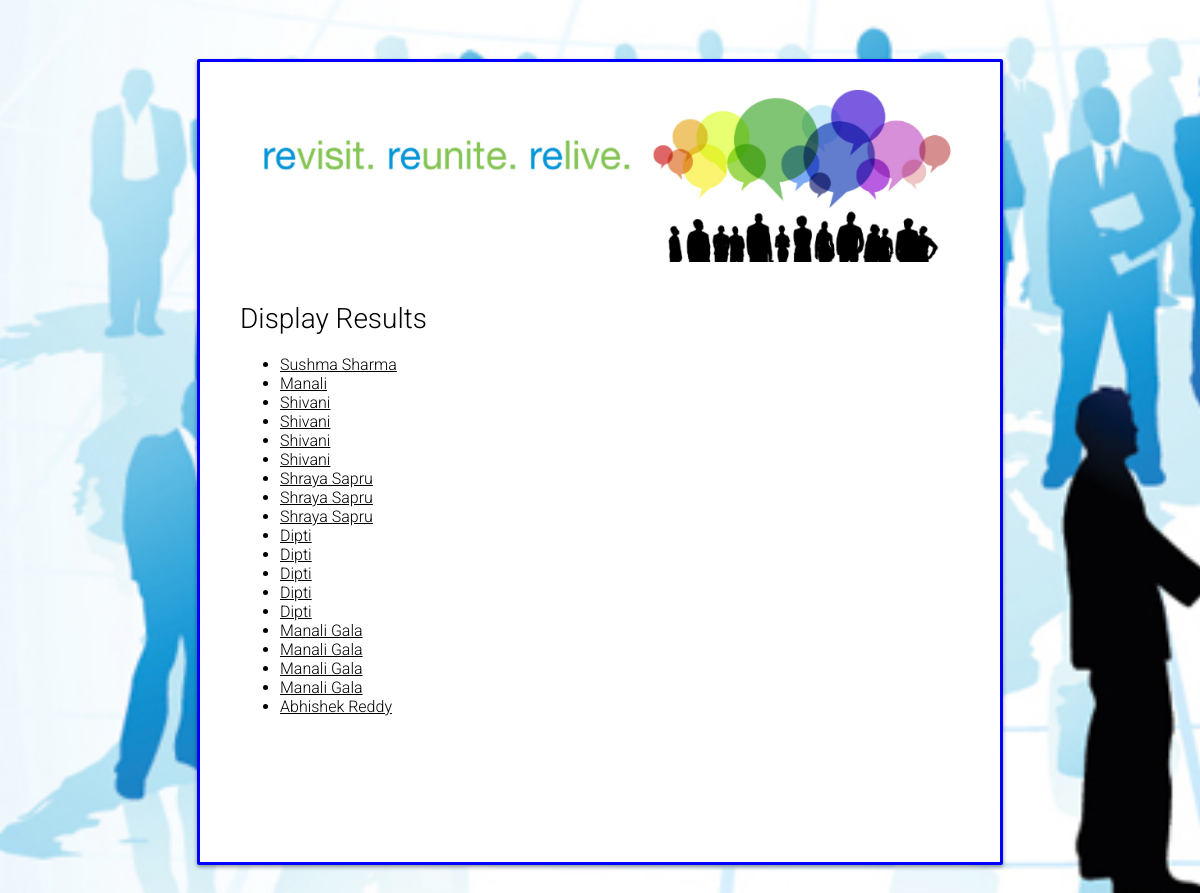
/alumni_tracker/search/display/, run on an earlier commit of the app's database.
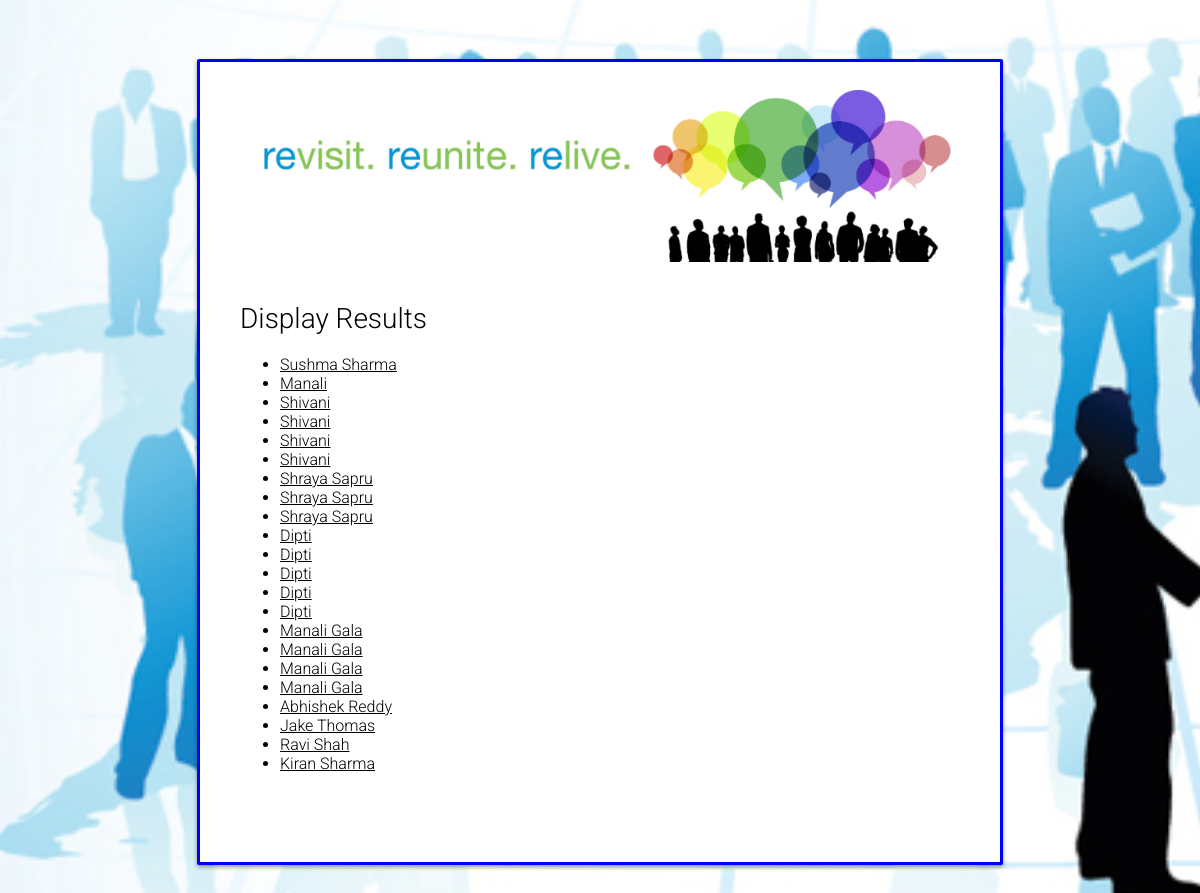
And on a later commit of the database.
### alumni_tracker/models.py (models this page shows, shortened)
class Alumnus(models.Model):
	alumni_name = models.CharField(max_length=100)
	roll_no = models.CharField(max_length=7,primary_key=True)
	present_city = models.ForeignKey(Location,on_delete=models.SET_NULL,null=True)
	email_id = models.CharField(max_length=20,null=True)
	dept_code = models.ForeignKey(Department,on_delete=models.SET_NULL,null=True)
	grad_year = models.IntegerField()
	cgpa = models.IntegerField()
	github = models.CharField(max_length=30)
	linkedin = models.CharField(max_length=30)

### alumni_tracker/views.py (the view)
# urls.py: url(r'^search/display/(?P<pk>[0-9]+[A-Z]+[0-9]+)/$', views.details, name='details'),
def display(request):
	alumni_results = Alumnus.objects.all()
	query = request.GET.get("name")
	query1= request.GET.get("grad_year")
	query2= request.GET.get("present_city")
	query3= request.GET.get("dept_code")
	flag=1
	if query:
		alumni_results = alumni_results.filter(
			Q(alumni_name__icontains=query)
		).distinct()
	if query1:
		alumni_results = alumni_results.filter(
		Q(grad_year__exact=query1)
	).distinct()
	if query2:
		alumni_results = alumni_results.filter(
		Q(present_city__city__icontains=query2)
	).distinct()
	if query3:
		alumni_results = alumni_results.filter(
		Q(dept_code__dept_code__icontains=query3)
	).distinct()
	if flag==1:
		return render(request, 'alumni_tracker/display.html', {'alumni_list': alumni_results})
	else:
		return render(request, 'alumni_tracker/display.html', {'alumni_list': alumni_results})

### alumni_tracker/templates/alumni_tracker/display.html (shortened to what this page needs)
{% load staticfiles %}
<!DOCTYPE html>
<html >
<head>
      <link rel="stylesheet" href="{% static 'alumni_tracker/alumnus.css' %}">
</head>
<body>
  <div id="login-box">
  	<div class="top">
  	</div>
  <div class="left">
  	<div  id="alumni_list">
    <h1>Display Results</h1>
<ul>
	{% for alumni in alumni_list %}
		<li><a  id="alumnus_name" href="{% url 'alumni_tracker:details' alumni.roll_no %}">{{alumni.alumni_name}}</a></li>
	{% endfor %}
</ul>
   </div>
  </div>
</div>
</body>
</html>

What changed in the data, as far as the page shows it:
added Alumnus: alumni_name "Jake Thomas"
added Alumnus: alumni_name "Ravi Shah"
added Alumnus: alumni_name "Kiran Sharma"
